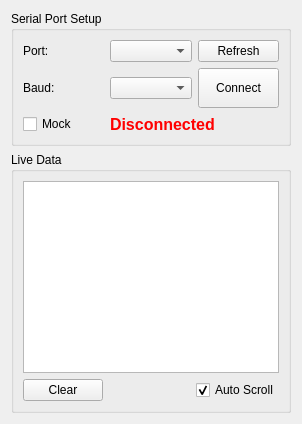
<?xml version="1.0" encoding="UTF-8"?>
<ui version="4.0">
 <class>PageSerialConnection</class>
 <widget class="QWidget" name="PageSerialConnection">
  <layout class="QVBoxLayout" name="connMainLayout">
   <item>
    <widget class="QGroupBox" name="groupSetup">
     <property name="title">
      <string>Serial Port Setup</string>
     </property>
     <layout class="QGridLayout" name="gridSetup">
      <item row="0" column="0">
       <widget class="QLabel" name="lbPort">
        <property name="text">
         <string>Port:</string>
        </property>
       </widget>
      </item>
      <item row="0" column="1">
       <widget class="QComboBox" name="comboPort"/>
      </item>
      <item row="0" column="2">
       <widget class="QPushButton" name="btnRefresh">
        <property name="text">
         <string>Refresh</string>
        </property>
       </widget>
      </item>
      <item row="1" column="0">
       <widget class="QLabel" name="lbBaud">
        <property name="text">
         <string>Baud:</string>
        </property>
       </widget>
      </item>
      <item row="1" column="1">
       <widget class="QComboBox" name="comboBaud"/>
      </item>
      <item row="1" column="2">
       <widget class="QPushButton" name="btnConnect">
        <property name="minimumSize">
         <size>
          <width>0</width>
          <height>40</height>
         </size>
        </property>
        <property name="text">
         <string>Connect</string>
        </property>
       </widget>
      </item>
      <item row="2" column="0">
       <widget class="QCheckBox" name="checkMockMode">
        <property name="text">
         <string>Mock</string>
        </property>
        <property name="toolTip">
         <string>启用模拟模式，无需物理串口即可测试 OSD 等功能</string>
        </property>
       </widget>
      </item>
      <item row="2" column="1" colspan="2">
       <widget class="QLabel" name="labelStatus">
        <property name="styleSheet">
         <string notr="true">color:red;font-weight:bold;font-size:12pt;</string>
        </property>
        <property name="text">
         <string>Disconnected</string>
        </property>
       </widget>
      </item>
     </layout>
    </widget>
   </item>
   <item>
    <widget class="QGroupBox" name="groupRecv">
     <property name="title">
      <string>Live Data</string>
     </property>
     <layout class="QVBoxLayout" name="recvLayout">
      <item>
       <widget class="QTextEdit" name="textRecv">
        <property name="readOnly">
         <bool>true</bool>
        </property>
        <property name="font">
         <font>
          <family>Courier New</family>
          <pointsize>10</pointsize>
         </font>
        </property>
       </widget>
      </item>
      <item>
       <layout class="QHBoxLayout" name="recvBtnLayout">
        <item>
         <widget class="QPushButton" name="btnClearRecv">
          <property name="text">
           <string>Clear</string>
          </property>
         </widget>
        </item>
        <item>
         <spacer name="spRecv">
          <property name="orientation">
           <enum>Qt::Horizontal</enum>
          </property>
          <property name="sizeHint">
           <size>
            <width>40</width>
            <height>20</height>
           </size>
          </property>
         </spacer>
        </item>
        <item>
         <widget class="QCheckBox" name="checkAutoScroll">
          <property name="text">
           <string>Auto Scroll</string>
          </property>
          <property name="checked">
           <bool>true</bool>
          </property>
         </widget>
        </item>
       </layout>
      </item>
     </layout>
    </widget>
   </item>
  </layout>
 </widget>
 <resources/>
 <connections/>
</ui>
